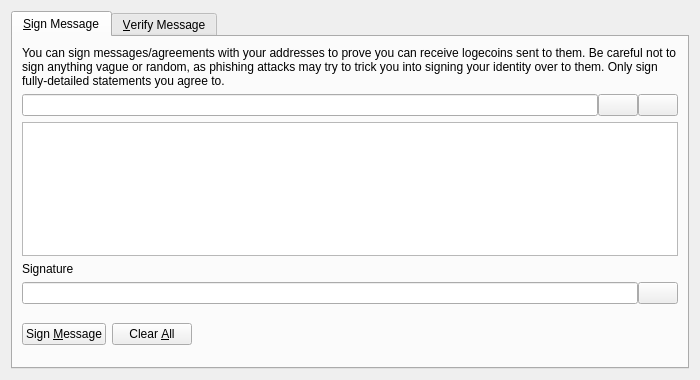
<?xml version="1.0" encoding="UTF-8"?>
<ui version="4.0">
 <class>SignVerifyMessageDialog</class>
 <widget class="QDialog" name="SignVerifyMessageDialog">
  <property name="geometry">
   <rect>
    <x>0</x>
    <y>0</y>
    <width>700</width>
    <height>380</height>
   </rect>
  </property>
  <property name="windowTitle">
   <string>Signatures - Sign / Verify a Message</string>
  </property>
  <property name="modal">
   <bool>true</bool>
  </property>
  <layout class="QVBoxLayout" name="verticalLayout">
   <item>
    <widget class="QTabWidget" name="tabWidget">
     <property name="currentIndex">
      <number>0</number>
     </property>
     <widget class="QWidget" name="tabSignMessage">
      <attribute name="title">
       <string>&amp;Sign Message</string>
      </attribute>
      <layout class="QVBoxLayout" name="verticalLayout_SM">
       <item>
        <widget class="QLabel" name="infoLabel_SM">
         <property name="text">
          <string>You can sign messages/agreements with your addresses to prove you can receive logecoins sent to them. Be careful not to sign anything vague or random, as phishing attacks may try to trick you into signing your identity over to them. Only sign fully-detailed statements you agree to.</string>
         </property>
         <property name="textFormat">
          <enum>Qt::PlainText</enum>
         </property>
         <property name="wordWrap">
          <bool>true</bool>
         </property>
        </widget>
       </item>
       <item>
        <layout class="QHBoxLayout" name="horizontalLayout_1_SM">
         <property name="spacing">
          <number>0</number>
         </property>
         <item>
          <widget class="QValidatedLineEdit" name="addressIn_SM">
           <property name="toolTip">
            <string>The Logecoin address to sign the message with</string>
           </property>
          </widget>
         </item>
         <item>
          <widget class="QPushButton" name="addressBookButton_SM">
           <property name="toolTip">
            <string>Choose previously used address</string>
           </property>
           <property name="text">
            <string/>
           </property>
           <property name="icon">
            <iconset resource="../bitcoin.qrc">
             <normaloff>:/icons/address-book</normaloff>:/icons/address-book</iconset>
           </property>
           <property name="shortcut">
            <string>Alt+A</string>
           </property>
           <property name="autoDefault">
            <bool>false</bool>
           </property>
          </widget>
         </item>
         <item>
          <widget class="QPushButton" name="pasteButton_SM">
           <property name="toolTip">
            <string>Paste address from clipboard</string>
           </property>
           <property name="text">
            <string/>
           </property>
           <property name="icon">
            <iconset resource="../bitcoin.qrc">
             <normaloff>:/icons/editpaste</normaloff>:/icons/editpaste</iconset>
           </property>
           <property name="shortcut">
            <string>Alt+P</string>
           </property>
           <property name="autoDefault">
            <bool>false</bool>
           </property>
          </widget>
         </item>
        </layout>
       </item>
       <item>
        <widget class="QPlainTextEdit" name="messageIn_SM">
         <property name="toolTip">
          <string>Enter the message you want to sign here</string>
         </property>
        </widget>
       </item>
       <item>
        <widget class="QLabel" name="signatureLabel_SM">
         <property name="text">
          <string>Signature</string>
         </property>
         <property name="textFormat">
          <enum>Qt::PlainText</enum>
         </property>
        </widget>
       </item>
       <item>
        <layout class="QHBoxLayout" name="horizontalLayout_2_SM">
         <property name="spacing">
          <number>0</number>
         </property>
         <item>
          <widget class="QLineEdit" name="signatureOut_SM">
           <property name="font">
            <font>
             <italic>true</italic>
            </font>
           </property>
           <property name="readOnly">
            <bool>true</bool>
           </property>
          </widget>
         </item>
         <item>
          <widget class="QPushButton" name="copySignatureButton_SM">
           <property name="toolTip">
            <string>Copy the current signature to the system clipboard</string>
           </property>
           <property name="text">
            <string/>
           </property>
           <property name="icon">
            <iconset resource="../bitcoin.qrc">
             <normaloff>:/icons/editcopy</normaloff>:/icons/editcopy</iconset>
           </property>
           <property name="autoDefault">
            <bool>false</bool>
           </property>
          </widget>
         </item>
        </layout>
       </item>
       <item>
        <layout class="QHBoxLayout" name="horizontalLayout_3_SM">
         <item>
          <widget class="QPushButton" name="signMessageButton_SM">
           <property name="toolTip">
            <string>Sign the message to prove you own this Logecoin address</string>
           </property>
           <property name="text">
            <string>Sign &amp;Message</string>
           </property>
           <property name="icon">
            <iconset resource="../bitcoin.qrc">
             <normaloff>:/icons/edit</normaloff>:/icons/edit</iconset>
           </property>
           <property name="autoDefault">
            <bool>false</bool>
           </property>
          </widget>
         </item>
         <item>
          <widget class="QPushButton" name="clearButton_SM">
           <property name="toolTip">
            <string>Reset all sign message fields</string>
           </property>
           <property name="text">
            <string>Clear &amp;All</string>
           </property>
           <property name="icon">
            <iconset resource="../bitcoin.qrc">
             <normaloff>:/icons/remove</normaloff>:/icons/remove</iconset>
           </property>
           <property name="autoDefault">
            <bool>false</bool>
           </property>
          </widget>
         </item>
         <item>
          <spacer name="horizontalSpacer_1_SM">
           <property name="orientation">
            <enum>Qt::Horizontal</enum>
           </property>
           <property name="sizeHint" stdset="0">
            <size>
             <width>40</width>
             <height>48</height>
            </size>
           </property>
          </spacer>
         </item>
         <item>
          <widget class="QLabel" name="statusLabel_SM">
           <property name="font">
            <font>
             <weight>75</weight>
             <bold>true</bold>
            </font>
           </property>
           <property name="text">
            <string/>
           </property>
           <property name="wordWrap">
            <bool>true</bool>
           </property>
          </widget>
         </item>
         <item>
          <spacer name="horizontalSpacer_2_SM">
           <property name="orientation">
            <enum>Qt::Horizontal</enum>
           </property>
           <property name="sizeHint" stdset="0">
            <size>
             <width>40</width>
             <height>48</height>
            </size>
           </property>
          </spacer>
         </item>
        </layout>
       </item>
      </layout>
     </widget>
     <widget class="QWidget" name="tabVerifyMessage">
      <attribute name="title">
       <string>&amp;Verify Message</string>
      </attribute>
      <layout class="QVBoxLayout" name="verticalLayout_VM">
       <item>
        <widget class="QLabel" name="infoLabel_VM">
         <property name="text">
          <string>Enter the receiver's address, message (ensure you copy line breaks, spaces, tabs, etc. exactly) and signature below to verify the message. Be careful not to read more into the signature than what is in the signed message itself, to avoid being tricked by a man-in-the-middle attack. Note that this only proves the signing party receives with the address, it cannot prove sendership of any transaction!</string>
         </property>
         <property name="textFormat">
          <enum>Qt::PlainText</enum>
         </property>
         <property name="alignment">
          <set>Qt::AlignLeading|Qt::AlignLeft|Qt::AlignTop</set>
         </property>
         <property name="wordWrap">
          <bool>true</bool>
         </property>
        </widget>
       </item>
       <item>
        <layout class="QHBoxLayout" name="horizontalLayout_1_VM">
         <property name="spacing">
          <number>0</number>
         </property>
         <item>
          <widget class="QValidatedLineEdit" name="addressIn_VM">
           <property name="toolTip">
            <string>The Logecoin address the message was signed with</string>
           </property>
          </widget>
         </item>
         <item>
          <widget class="QPushButton" name="addressBookButton_VM">
           <property name="toolTip">
            <string>Choose previously used address</string>
           </property>
           <property name="text">
            <string/>
           </property>
           <property name="icon">
            <iconset resource="../bitcoin.qrc">
             <normaloff>:/icons/address-book</normaloff>:/icons/address-book</iconset>
           </property>
           <property name="shortcut">
            <string>Alt+A</string>
           </property>
           <property name="autoDefault">
            <bool>false</bool>
           </property>
          </widget>
         </item>
        </layout>
       </item>
       <item>
        <widget class="QPlainTextEdit" name="messageIn_VM"/>
       </item>
       <item>
        <widget class="QValidatedLineEdit" name="signatureIn_VM"/>
       </item>
       <item>
        <layout class="QHBoxLayout" name="horizontalLayout_2_VM">
         <item>
          <widget class="QPushButton" name="verifyMessageButton_VM">
           <property name="toolTip">
            <string>Verify the message to ensure it was signed with the specified Logecoin address</string>
           </property>
           <property name="text">
            <string>Verify &amp;Message</string>
           </property>
           <property name="icon">
            <iconset resource="../bitcoin.qrc">
             <normaloff>:/icons/transaction_0</normaloff>:/icons/transaction_0</iconset>
           </property>
           <property name="autoDefault">
            <bool>false</bool>
           </property>
          </widget>
         </item>
         <item>
          <widget class="QPushButton" name="clearButton_VM">
           <property name="toolTip">
            <string>Reset all verify message fields</string>
           </property>
           <property name="text">
            <string>Clear &amp;All</string>
           </property>
           <property name="icon">
            <iconset resource="../bitcoin.qrc">
             <normaloff>:/icons/remove</normaloff>:/icons/remove</iconset>
           </property>
           <property name="autoDefault">
            <bool>false</bool>
           </property>
          </widget>
         </item>
         <item>
          <spacer name="horizontalSpacer_1_VM">
           <property name="orientation">
            <enum>Qt::Horizontal</enum>
           </property>
           <property name="sizeHint" stdset="0">
            <size>
             <width>40</width>
             <height>48</height>
            </size>
           </property>
          </spacer>
         </item>
         <item>
          <widget class="QLabel" name="statusLabel_VM">
           <property name="font">
            <font>
             <weight>75</weight>
             <bold>true</bold>
            </font>
           </property>
           <property name="text">
            <string/>
           </property>
           <property name="wordWrap">
            <bool>true</bool>
           </property>
          </widget>
         </item>
         <item>
          <spacer name="horizontalSpacer_2_VM">
           <property name="orientation">
            <enum>Qt::Horizontal</enum>
           </property>
           <property name="sizeHint" stdset="0">
            <size>
             <width>40</width>
             <height>48</height>
            </size>
           </property>
          </spacer>
         </item>
        </layout>
       </item>
      </layout>
     </widget>
    </widget>
   </item>
  </layout>
 </widget>
 <customwidgets>
  <customwidget>
   <class>QValidatedLineEdit</class>
   <extends>QLineEdit</extends>
   <header>qvalidatedlineedit.h</header>
  </customwidget>
 </customwidgets>
 <resources>
  <include location="../bitcoin.qrc"/>
 </resources>
 <connections/>
</ui>
